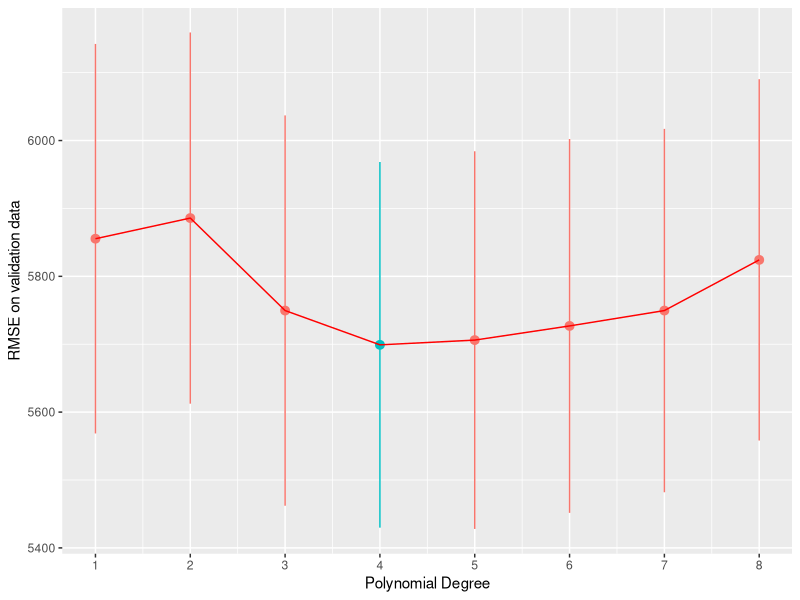
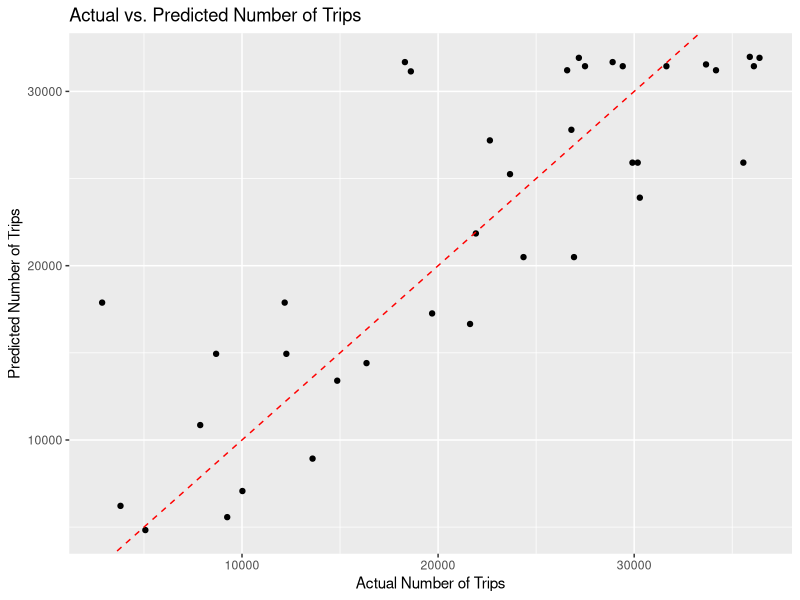

These figures' R source, in order:
# Modify code to include test sample for the K-Fold Cross Validation Example
library(tidyverse)
library(scales)
library(modelr)
trips_per_day <- read_tsv('trips_per_day.tsv')

set.seed(42)
num_days <- nrow(trips_per_day)
frac_train <- 0.9
num_train <- floor(num_days * frac_train)

# randomly sample rows for the training + evaluation set
ndx <- sample(1:num_days, num_train, replace=F)

# used to fit the model
trips_per_day_train_eval <- trips_per_day[ndx, ]

# used to test the fit
trips_per_day_test <- trips_per_day[-ndx, ]


# Code for K-Fold Cross Validation
# Use trips_per_day_train as main dataframe
set.seed(42)
num_folds <- 5
num_days <- nrow(trips_per_day_train_eval)
num_train <- floor(num_days * frac_train)

ndx <- sample(1:num_days, num_train, replace=F)

trips_per_day <- trips_per_day_train_eval[ndx, ] %>%
  mutate(fold = (row_number() %% num_folds) + 1)

# fit a model for each polynomial degree
K <- 1:8
avg_validate_err <- c()
se_validate_err <- c()
for (k in K) {
  
  # do 5-fold cross-validation within each value of k
  validate_err <- c()
  for (f in 1:num_folds) {
    # fit on the training data
    trips_per_day_train <- filter(trips_per_day, fold != f)
    model <- lm(num_trips ~ poly(tmin, k, raw = T), data=trips_per_day_train)
    
    # evaluate on the validation data
    trips_per_day_validate <- filter(trips_per_day, fold == f)
    validate_err[f] <- sqrt(mean((predict(model, trips_per_day_validate) - trips_per_day_validate$num_trips)^2))
  }
  
  # compute the average validation error across folds
  # and the standard error on this estimate
  avg_validate_err[k] <- mean(validate_err)
  se_validate_err[k] <- sd(validate_err) / sqrt(num_folds)
}


# plot the validate error, highlighting the value of k with the lowest average error
plot_data <- data.frame(K, avg_validate_err, se_validate_err)
ggplot(plot_data, aes(x=K, y=avg_validate_err)) +
  geom_pointrange(aes(ymin=avg_validate_err - se_validate_err,
                      ymax=avg_validate_err + se_validate_err,
                      color=avg_validate_err == min(avg_validate_err))) +
  geom_line(color = "red") +
  scale_x_continuous(breaks=1:12) +
  theme(legend.position="none") +
  xlab('Polynomial Degree') +
  ylab('RMSE on validation data')

# Test Polynomial 4 (best one determined from code above) with the testing set
model <- lm(num_trips ~ poly(tmin, 4, raw = T), data=trips_per_day_train)

# Predict on the testing set
predictions <- predict(model, newdata = trips_per_day_test)

# Create a data frame for plotting
plot_data <- data.frame(Predicted = predictions, Actual = trips_per_day_test$num_trips)

# Scatter plot of predicted vs. actual
ggplot(plot_data, aes(x = Actual, y = Predicted)) +
  geom_point() +
  geom_abline(intercept = 0, slope = 1, color = "red", linetype = "dashed") +  # Adds a 45-degree line for reference
  xlab("Actual Number of Trips") +
  ylab("Predicted Number of Trips") +
  ggtitle("Actual vs. Predicted Number of Trips")
